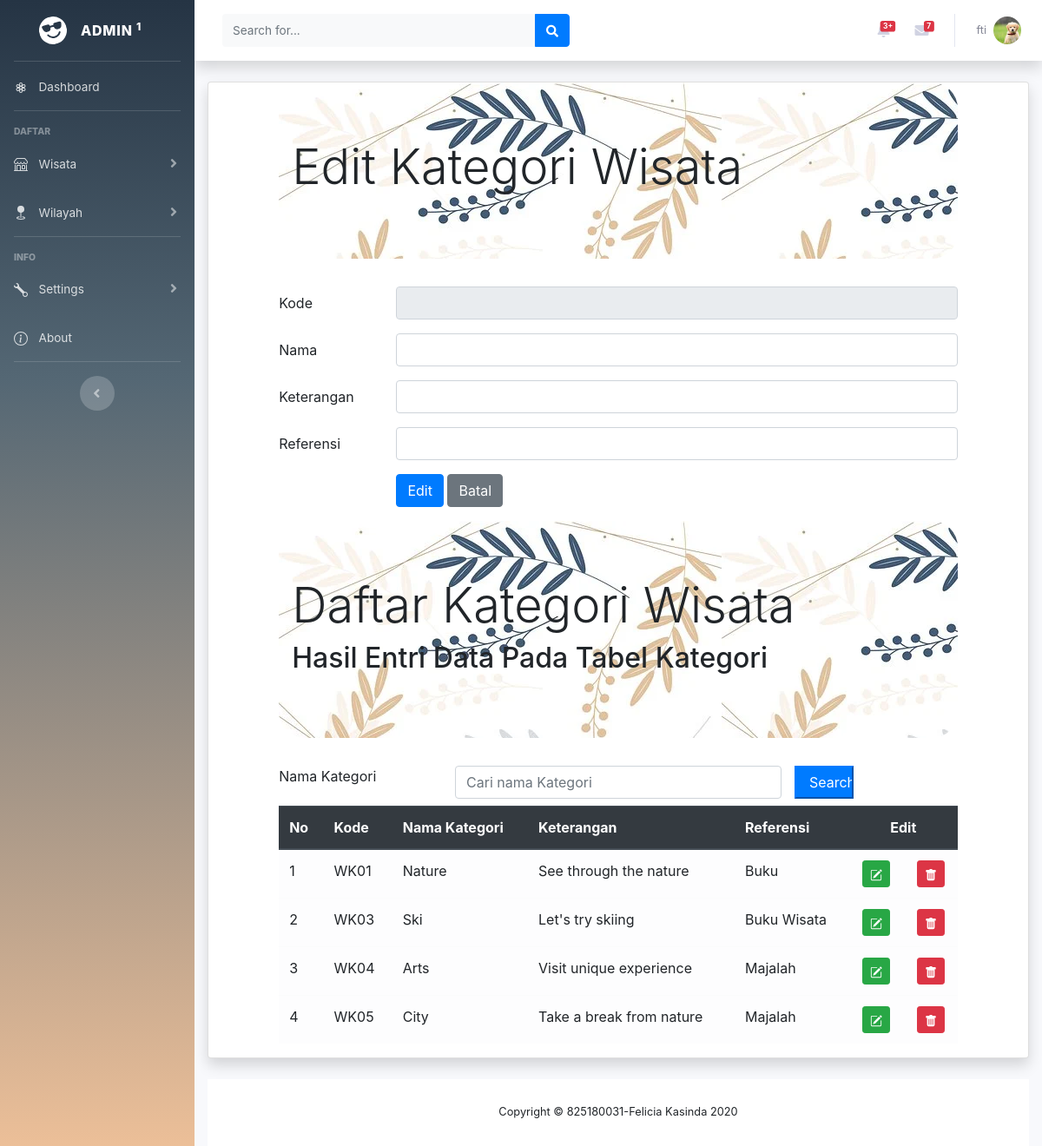
Screenshot of /DASHBOARD/kategoriEdit.php (signed in) with the database file from the repository.
### tables this page shows
CREATE TABLE `kategori` (
  `kategoriID` char(4) NOT NULL,
  `kategorinama` char(30) NOT NULL,
  `kategoriket` varchar(255) NOT NULL,
  `kategorireferensi` char(30) NOT NULL
);

### DASHBOARD/kategoriEdit.php (the view, shortened to what this page needs)
<!DOCTYPE html>
    <?php include "header.php";?>
    <div class="container-fluid">
    <div class="card shadow mb-4">
<?php
  include "includes/config.php";
  		?> <h1>Harus diisi</h1> <?php
  $kodekategori = $_GET["edit"];
  $editkategori = mysqli_query($connection, "SELECT * FROM kategori WHERE kategoriID = '$kodekategori'");
  $rowedit = mysqli_fetch_array($editkategori);
?>
<html lang="en">
<head>
	<link rel="stylesheet" type="text/css" href="css/bootstrap.min.css">
</head>
<body>
	<div class="row">
	<div class="col-sm-1">
    </div>
    <div class="col-sm-10">
    	<div class="jumbotron jumbotron-fluid" style="background: url('img/bck.webp'); border-radius: 30px">
				<div class="container">
					<h1 class="display-4">Edit Kategori Wisata</h1>
				</div>
			</div>
      <form method="POST">
		  <div class="form-group row">
		    <label for="kodekategori" class="col-sm-2 col-form-label">Kode</label>
		    <div class="col-sm-10">
		      <input type="text" class="form-control" id="kodekategori" name="inputkode" value="<?php echo $rowedit["kategoriID"]?>"
		      maxlength="4" readonly>
		    </div>
		  </div>
		  <div class="form-group row">
		    <label for="namakategori" class="col-sm-2 col-form-label">Nama</label>
		    <div class="col-sm-10">
		      <input type="text" class="form-control" name="inputnama"id="namakategori"value="<?php echo $rowedit["kategorinama"]?>">
		    </div>
		  </div>
		  <div class="form-group row">
		    <label for="ketkategori" class="col-sm-2 col-form-label">Keterangan</label>
		    <div class="col-sm-10">
		      <input type="text" class="form-control" name="inputket"id="ketkategori" value="<?php echo $rowedit["kategoriket"]?>">
		    </div>
		  </div>
		  <div class="form-group row">
		    <label for="refkategori" class="col-sm-2 col-form-label">Referensi</label>
		    <div class="col-sm-10">
		      <input type="text" class="form-control" name="inputref"id="refkategori" value="<?php echo $rowedit["kategorireferensi"]?>">
		    </div>
		  </div>
		  <div class="form-group row">
		    <div class="col-sm-2">
		    </div>
		    <div class="col-sm-10">
		 <input type="submit" class="btn btn-primary" value="Edit" name="Edit">
		 <input type="button"  onclick="window.location.href='kategori.php'" class="btn btn-secondary" value="Batal" name="Batal">
		    </div>
		  </div>
</div>
</div>
	<div class="row">
		<div class="col-sm-1"></div>
		<div class="col-sm-10">
			<div class="jumbotron jumbotron-fluid" style="background: url('img/bck.webp'); border-radius: 30px">
				<div class="container">
					<h1 class="display-4">Daftar Kategori Wisata</h1>
					<h2>Hasil Entri Data Pada Tabel Kategori</h2>
				</div>
			</div>
			<form method="POST">
				<div class="form-group row mb-2">
					<label for="search" class="col-sm-3">Nama Kategori</label>
					<div class="col-sm-6">
						<input type="text" name="search" class="form-control" id="search" placeholder="Cari nama Kategori" value="<?php if(isset($_POST['search'])) {echo $_POST['search'];}?>">
					</div>
					<input type="submit" name="kirim" class="col-sm-1 btn-primary" value="Search">
				</div>
			</form>
			<table class="table table-hover table-light">
				<thead class="thead-dark">
					<tr>
						<th>No</th>
						<th>Kode</th>
						<th>Nama Kategori</th>
						<th>Keterangan</th>
						<th>Referensi</th>
						<th colspan="2" style="text-align: center">Edit</th>
					</tr>
				</thead>
				<tbody>
					<?php
					if (isset($_POST["kirim"]))
					{
						$search = $_POST['search'];
						$query = mysqli_query($connection, "SELECT * FROM kategori WHERE kategorinama LIKE '%".$search."%'
							OR kategoriket LIKE '%".$search."%'
							OR kategorireferensi LIKE '%".$search."%'");
					} else
					{
						$query = mysqli_query($connection, "SELECT * FROM kategori");
					}
						$nomor = 1;
						while ($row = mysqli_fetch_array($query))
						{ ?>
							<tr>
								<td><?php echo $nomor;?></td>
								<td><?php echo $row['kategoriID'];?></td>
								<td><?php echo $row['kategorinama'];?></td>
								<td><?php echo $row['kategoriket'];?></td>
								<td><?php echo $row['kategorireferensi'];?></td>
								<td>
									<center><a href="kategoriEdit.php?edit=<?php echo $row["kategoriID"]?>" class="btn btn-success btn-sm" title="Edit">
									</a>
								</td>
								<td>
									<center><a href="kategoriHapus.php?hapus=<?php echo $row["kategoriID"]?>" class="btn btn-danger btn-sm" title="Delete">
									</a>
								</td>
							</tr>
							<?php $nomor = $nomor + 1; ?>
						<?php }
					?>
				</tbody>
			</table>
		</div>
		<div class="col-sm-1"></div>
	</div>
</body>
<?php include "footer.php";?>
</html>

### DASHBOARD/header.php (shortened to what this page needs)
<head>
    <link rel="stylesheet" href="https://stackpath.bootstrapcdn.com/bootstrap/4.5.2/css/bootstrap.min.css">
    <link href="vendor/fontawesome-free/css/all.min.css" rel="stylesheet" type="text/css">
    <link href="css/sb-admin-2.min.css" rel="stylesheet">
    <link href="vendor/datatables/dataTables.bootstrap4.min.css" rel="stylesheet">
</head>
<?php
include "includes/config.php";
?>
<body id="page-top">
    <div id="wrapper">
        <ul class="navbar-nav  sidebar sidebar-dark accordion" id="accordionSidebar" style="background: rgb(37,52,68);background: linear-gradient(180deg, rgba(37,52,68,1) 0%, rgba(84,103,116,1) 33%, rgba(236,191,152,1) 100%);;">
            <a class="sidebar-brand d-flex align-items-center justify-content-center" href="index.php">
                <div class="sidebar-brand-icon rotate-n-15">
                </div>
                <div class="sidebar-brand-text mx-3">Admin <sup>1</sup></div>
            </a>
            <hr class="sidebar-divider my-0">
            <li class="nav-item">
                <a class="nav-link" href="index.php">
                    <span style="margin-left: 8px">Dashboard</span></a>
            </li>
            <hr class="sidebar-divider">
            <div class="sidebar-heading">
                Daftar
            </div>
            <li class="nav-item">
                <a class="nav-link collapsed" href="#" data-toggle="collapse" data-target="#collapseTwo"
                    aria-expanded="true" aria-controls="collapseTwo">
                    <span style="margin-left: 8px">Wisata</span>
                </a>
            </li>
            <li class="nav-item">
                <a class="nav-link collapsed" href="#" data-toggle="collapse" data-target="#collapseUtilities"
                    aria-expanded="true" aria-controls="collapseUtilities">
                    <span style="margin-left: 8px">Wilayah</span>
                </a>
            </li>
            <hr class="sidebar-divider">
            <div class="sidebar-heading">
                INFO
            </div>
            <li class="nav-item">
                <a class="nav-link collapsed" href="#" data-toggle="collapse" data-target="#collapsePages"
                    aria-expanded="true" aria-controls="collapsePages">
                    <span style="margin-left: 8px">Settings</span>
                </a>
            </li>
            <li class="nav-item">
                <a class="nav-link" href="about.php">
                    <span style="margin-left: 8px">About</span></a>
            </li>
            <hr class="sidebar-divider d-none d-md-block">
            <div class="text-center d-none d-md-inline">
                <button class="rounded-circle border-0" id="sidebarToggle"></button>
            </div>
        </ul>
        <div id="content-wrapper" class="d-flex flex-column">
            <div id="content">
                <nav class="navbar navbar-expand navbar-light bg-white topbar mb-4 static-top shadow" >
                    <form
                        class="d-none d-sm-inline-block form-inline mr-auto ml-md-3 my-2 my-md-0 mw-100 navbar-search">
                        <div class="input-group">
                            <input type="text" class="form-control bg-light border-0 small" placeholder="Search for..."
                                aria-label="Search" aria-describedby="basic-addon2">
                            <div class="input-group-append">
                                <button class="btn btn-primary" type="button">
                                    <i class="fas fa-search fa-sm"></i>
                                </button>
                            </div>
                        </div>
                    </form>
                    <ul class="navbar-nav ml-auto">
                        <li class="nav-item dropdown no-arrow mx-1">
                            <a class="nav-link dropdown-toggle" href="#" id="alertsDropdown" role="button"
                                data-toggle="dropdown" aria-haspopup="true" aria-expanded="false">
                                <span class="badge badge-danger badge-counter">3+</span>
                            </a>
                        </li>
                        <li class="nav-item dropdown no-arrow mx-1">
                            <a class="nav-link dropdown-toggle" href="#" id="messagesDropdown" role="button"
                                data-toggle="dropdown" aria-haspopup="true" aria-expanded="false">
                                <i class="fas fa-envelope fa-fw"></i>
                                <span class="badge badge-danger badge-counter">7</span>
                            </a>
                        </li>
                        <?php
                            $profile = $_SESSION['emailuser'];
                            $profilenama = mysqli_query($connection, "SELECT * FROM admin WHERE adminemail = '$profile'");
                            $row = mysqli_fetch_array($profilenama);
                        ?>
                        <li class="nav-item dropdown no-arrow">
                            <a class="nav-link dropdown-toggle" href="#" id="userDropdown" role="button"
                                data-toggle="dropdown" aria-haspopup="true" aria-expanded="false">
                                <span class="mr-2 d-none d-lg-inline text-gray-600 small"> <?php echo $row['adminnama']?></span>
                                <img class="img-profile rounded-circle"
                                    src="img/profile.jpg">
                            </a>
                        </li>
                    </ul>
                </nav>

### rows the page displays
kategori: kategoriID "WK01", kategorinama "Nature", kategoriket "See through the nature", kategorireferensi "Buku"
kategori: kategoriID "WK03", kategorinama "Ski", kategoriket "Let's try skiing", kategorireferensi "Buku Wisata"
kategori: kategoriID "WK04", kategorinama "Arts", kategoriket "Visit unique experience", kategorireferensi "Majalah"
kategori: kategoriID "WK05", kategorinama "City", kategoriket "Take a break from nature", kategorireferensi "Majalah"

### other values shown
$row['adminnama'] "fti"
